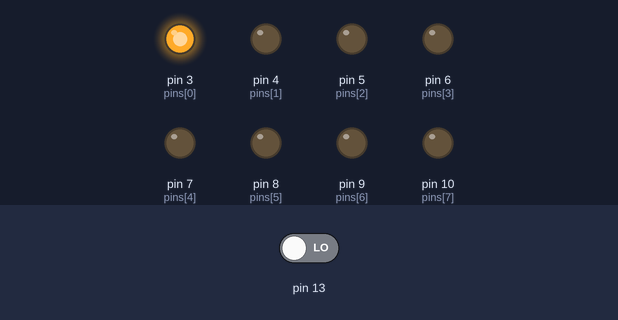
This sketch was run on a simulated Arduino Uno, built with avr-gcc and run on an emulated ATmega328P. Parts: output pins drawn as LEDs (lit = HIGH). The inputs (shaded band) are chosen by the test bench; at power-on: pin 13 LOW.

Above: at 0.02 s.
At 0.32 s:
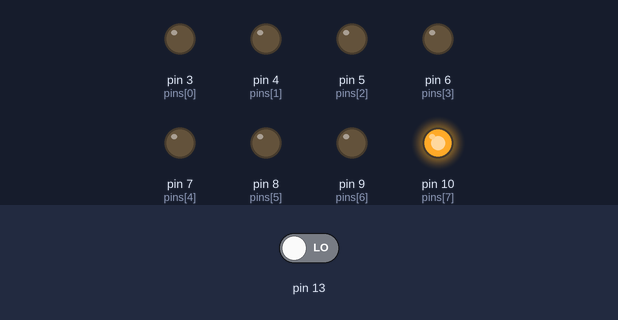
At 0.72 s:
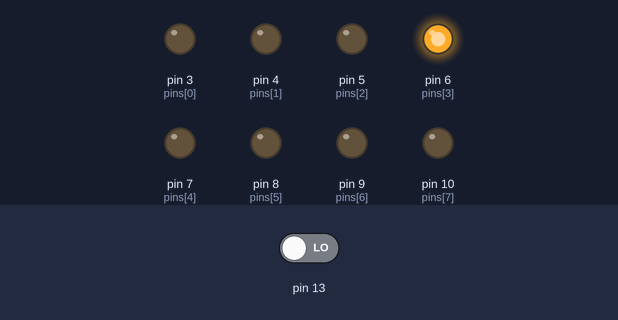
At 1.47 s:
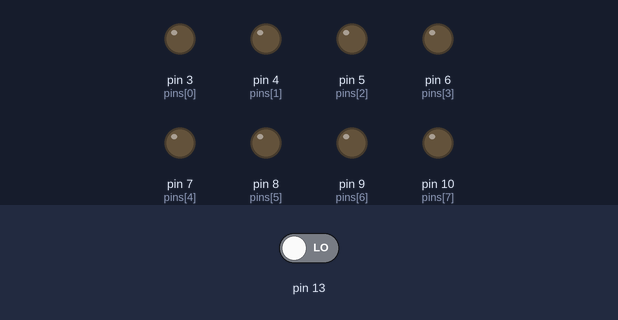
At 2.22 s:
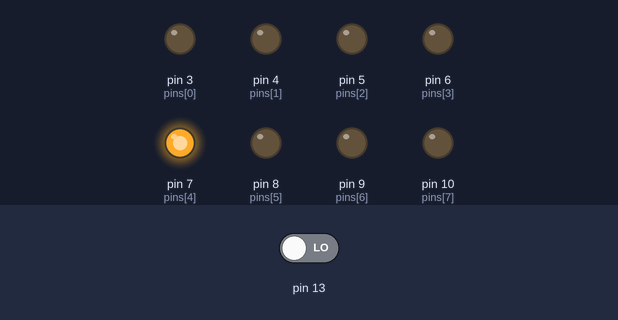
At 2.92 s:
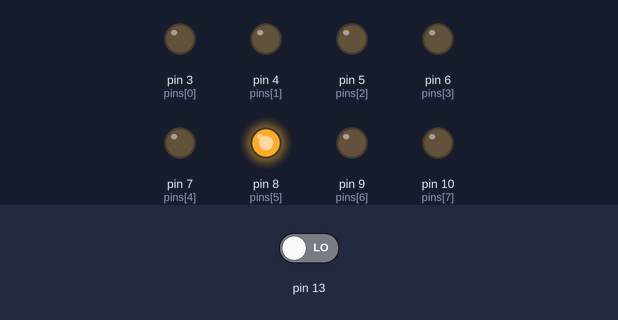
Timing chart, 0 to 3.2 s (numbered marks = the images above):
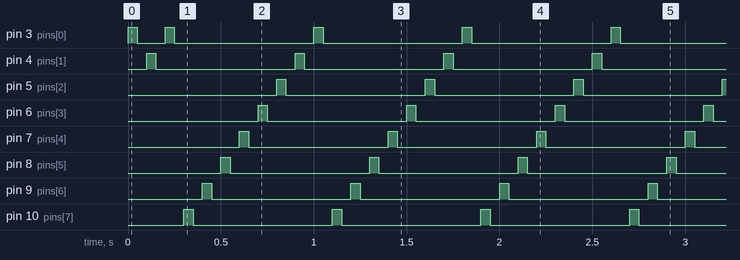

Measured:
- by itself, pin 3 (pins[0]): goes HIGH 0.05 s, LOW 0.15 s, 49 × (HIGH 0.05 s, LOW 0.75 s), HIGH 0.05 s, then LOW
- by itself, pin 4 (pins[1]), pin 5 (pins[2]), pin 6 (pins[3]), pin 7 (pins[4]), pin 8 (pins[5]), pin 9 (pins[6]), pin 10 (pins[7]): alternates HIGH for 0.05 s and LOW for 0.75 s
- by itself, everything shown: repeats every 0.80 s, in 16 steps

The sketch:

sketch_sep04c.ino
```cpp
int pins[] = {3,4,5,6,7,8,9,10};

void setup() {
  int i;
  for(i=0;i<8;i++) {
    pinMode(pins[i], OUTPUT);
  }
 pinMode(13,INPUT);
}
void loop() {
  static int i = 1;
  static bool isup = 1;
  digitalWrite(i+2,HIGH);
  delay(50);
  digitalWrite(i+2,LOW);
  delay(50);
  if(isup == 1)
  {
    i++;
  }
  else if (isup == 0)
  {
    i--;
  }
  if(i==9)
  {
    i=1;
  }
  else if(i==0)
  {
    i=8;
  }
  if(digitalRead(13) == 1)
  {
    isup=1;
  }
  else if(digitalRead(13) == 0)
  {
    isup=0;
  }

}
```
